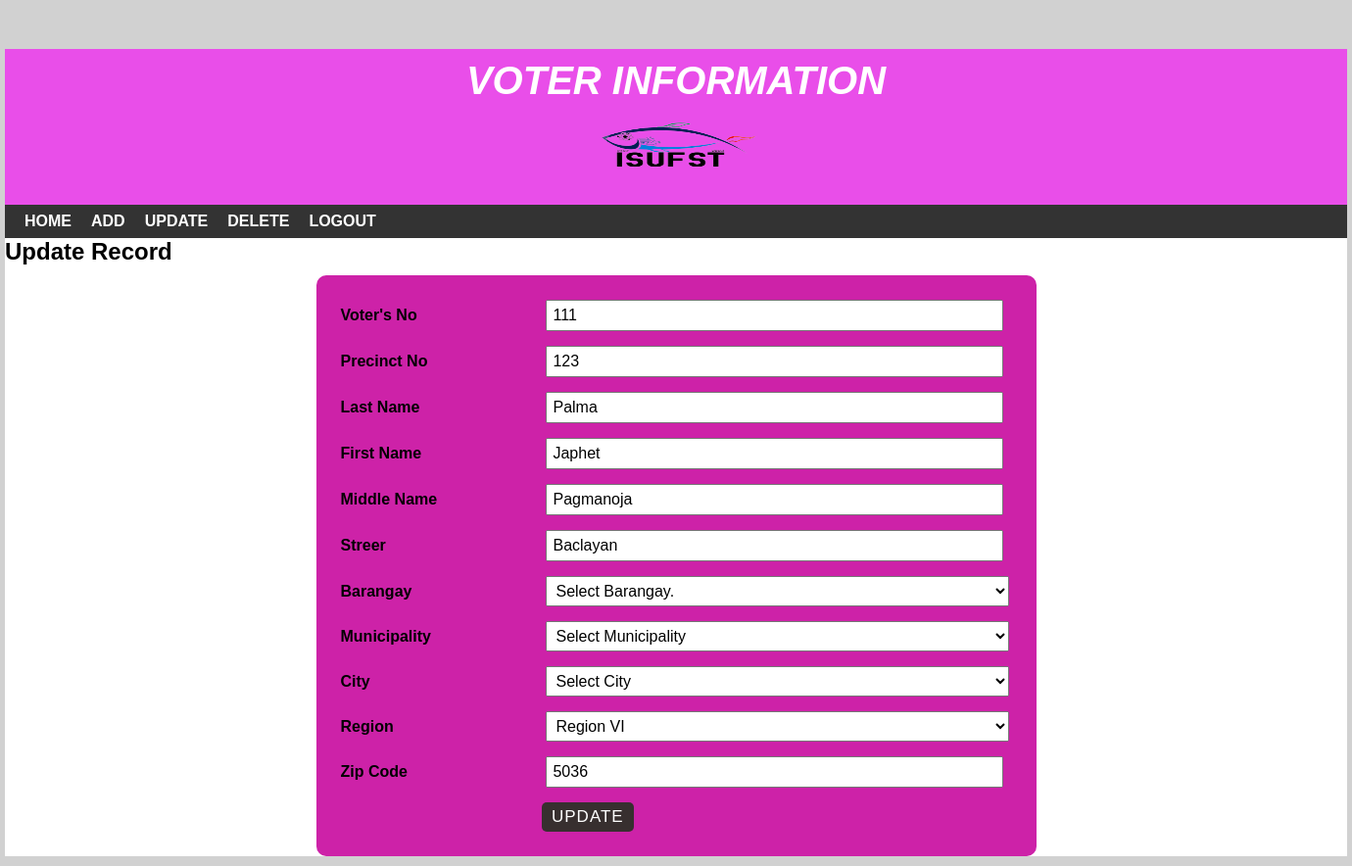
The page /edit.php?id=1 on the database its author committed.
### tables this page shows
CREATE TABLE `student` (
  `sid` int(10) NOT NULL,
  `svoters` varchar(10) NOT NULL,
  `sprecinct` varchar(10) NOT NULL,
  `slastname` varchar(30) NOT NULL,
  `sfirstname` varchar(30) NOT NULL,
  `smiddlename` varchar(30) NOT NULL,
  `sstreet` varchar(100) NOT NULL,
  `sbarangay` varchar(100) NOT NULL,
  `smunicipality` varchar(100) NOT NULL,
  `scity` varchar(100) NOT NULL,
  `sregion` int(100) NOT NULL,
  `szipcode` varchar(10) NOT NULL
);

### edit.php (the view, shortened to what this page needs)
<?php include 'header.php'; ?>
<div id="main-content">
    <h2>Update Record</h2>
    <?php
    include 'config.php';
    $stu_id = $_GET['id'];
    $sql = "SELECT * FROM student WHERE sid = {$stu_id}";
    $result = mysqli_query($conn, $sql) or die("Query Unsuccessful.");
    if(mysqli_num_rows($result) > 0)  {
      while($row = mysqli_fetch_assoc($result)){
    ?>
    <form class="post-form" action="updatedata.php" method="post">
      <div class="form-group">
          <label>Voter's No</label>
          <input type="text" name="svoters" value="<?php echo $row['svoters']; ?>"/>
      </div>
      <div class="form-group">
          <label>Precinct No</label>
          <input type="text" name="sprecinct" value="<?php echo $row['sprecinct']; ?>"/>
      </div>
      <div class="form-group">
          <label>Last Name</label>
          <input type="text" name="slastname" value="<?php echo $row['slastname']; ?>"/>
      </div>
      <div class="form-group">
          <label>First Name</label>
          <input type="text" name="sfirstname" value="<?php echo $row['sfirstname']; ?>"/>
      </div>
      <div class="form-group">
          <label>Middle Name</label>
          <input type="text" name="smiddlename" value="<?php echo $row['smiddlename']; ?>"/>
      </div>
      <div class="form-group">
          <label>Streer</label>
          <input type="text" name="sstreet" value="<?php echo $row['sstreet']; ?>"/>
      </div>
      <div class="form-group">
            <label for="sbarangay">Barangay</label>
            <select name="sbarangay" id="sbarangay" class="form-control" required>
                <option selected disabled>Select Barangay.</option>
            </select>
        </div>
        <div class="form-group">
            <label for="smunicipality">Municipality</label>
            <select name="smunicipality" id="smunicipality" class="form-control" required>
                <option selected disabled>Select Municipality</option>
            </select>
        </div>
        <div class="form-group">
            <label for="scity">City</label>
            <select name="scityy" id="city" class="form-control" required>
                <option selected disabled>Select City</option>
            </select>
        </div>
      <div class="form-group">
          <label>Region</label>
          <?php
            $sql1 = "SELECT * FROM studentclass";
            $result1 = mysqli_query($conn, $sql1) or die("Query Unsuccessful.");
            if(mysqli_num_rows($result1) > 0)  {
              echo '<select name="sregion">';
              while($row1 = mysqli_fetch_assoc($result1)){
                if($row['sclass'] == $row1['cid']){
                  $select = "selected";
                }else{
                  $select = "";
                }
                echo  "<option {$select} value='{$row1['cid']}'>{$row1['cname']}</option>";
              }
          echo "</select>";
        }
            ?>
      </div>
      <div class="form-group">
          <label>Zip Code</label>
          <input type="text" placeholder="Enter Zip Code" name="szipcode" value="<?php echo $row['szipcode']; ?>"/>
      </div>
      <input class="submit" type="submit" value="Update"/>
    </form>
    <?php
      }
    }
    ?>
</div>
</div>
</body>
</html>

### css/style.css (style rules this page uses)
body { font:16px arial; margin: 0; padding: 0; background: #d1d1d1; }
#main-content { padding: 0; min-height: 400px; }
#main-content h2 { margin: 0 0 10px; text-transform: capitalize; }
#main-content .post-form { width: 50%; padding: 25px; margin: 0 auto 10px; background-color: #cd22a8; border-radius: 10px; }
#main-content .post-form .form-group { margin: 0 0 15px; }
#main-content .post-form .form-group label { width: 30%; display: inline-block; font-weight: 600; }
#main-content .post-form .form-group input, #main-content .post-form .form-group select { font-size: 16px; width: 66%; display: inline-block; padding: 5px; margin: 0; }
#main-content .post-form .form-group select { width: 69%; }
#main-content .post-form .submit { font-size: 17px; letter-spacing: 1px; text-transform: uppercase; padding: 5px 10px; color: #fff; background-color: #372f2f; border: none; border-radius: 5px; margin: 0 0 0 30%; cursor: pointer; transition: all 0.3s; }

### rows shown on the page
student: svoters "111", sprecinct "123", slastname "Palma", sfirstname "Japhet", smiddlename "Pagmanoja", sstreet "Baclayan", szipcode "5036"

### other values the page prints
form field sregion "Region VI"
